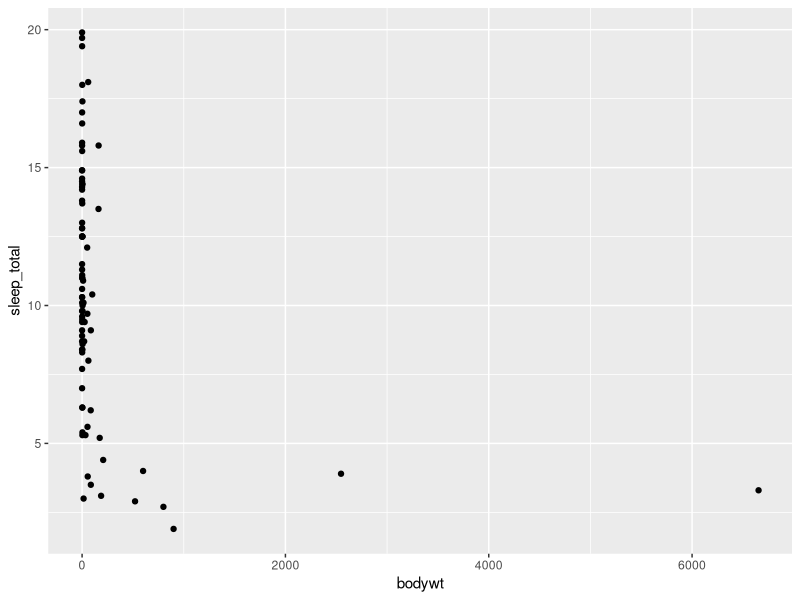
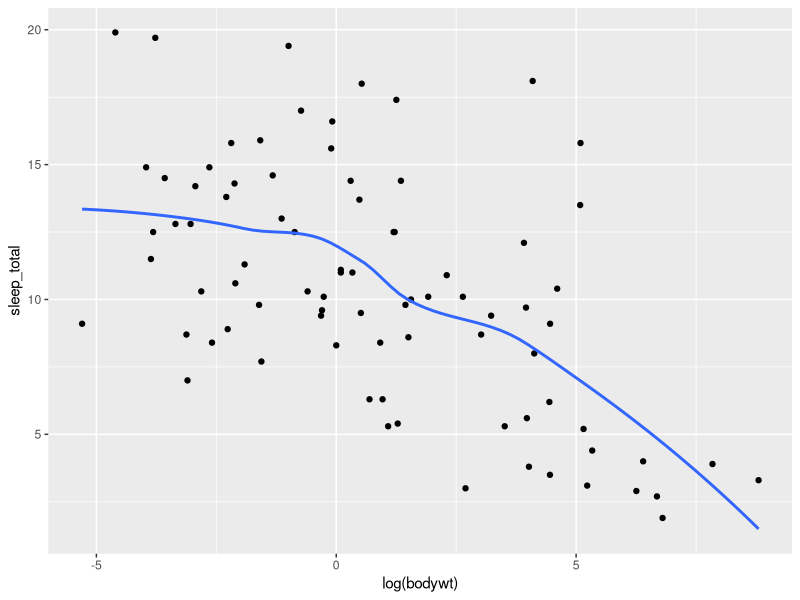
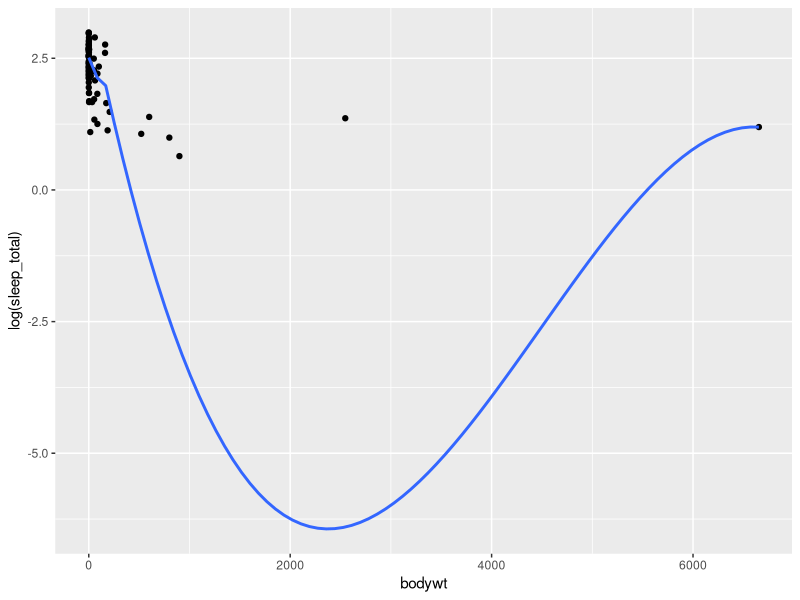
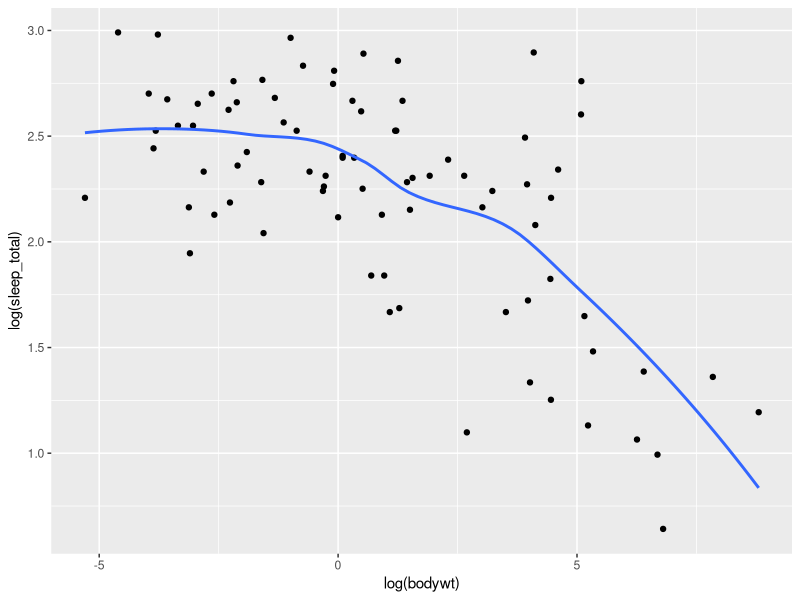
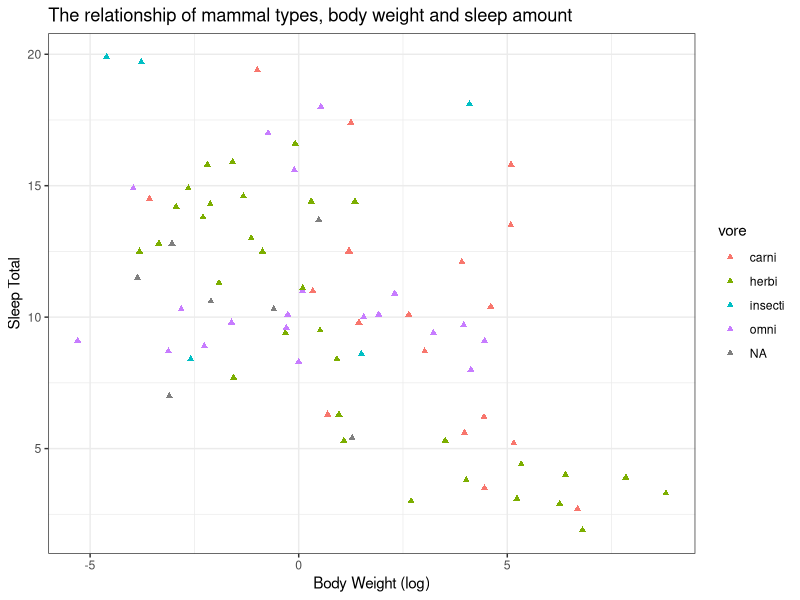
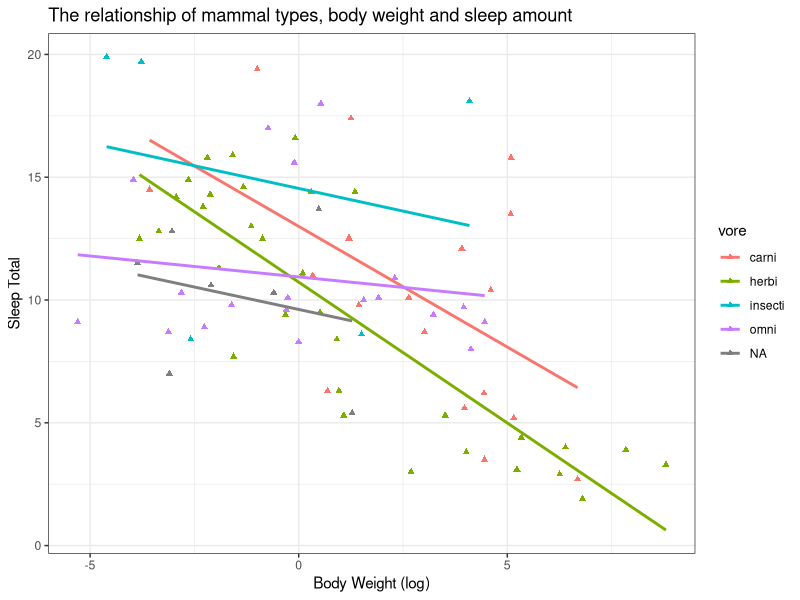
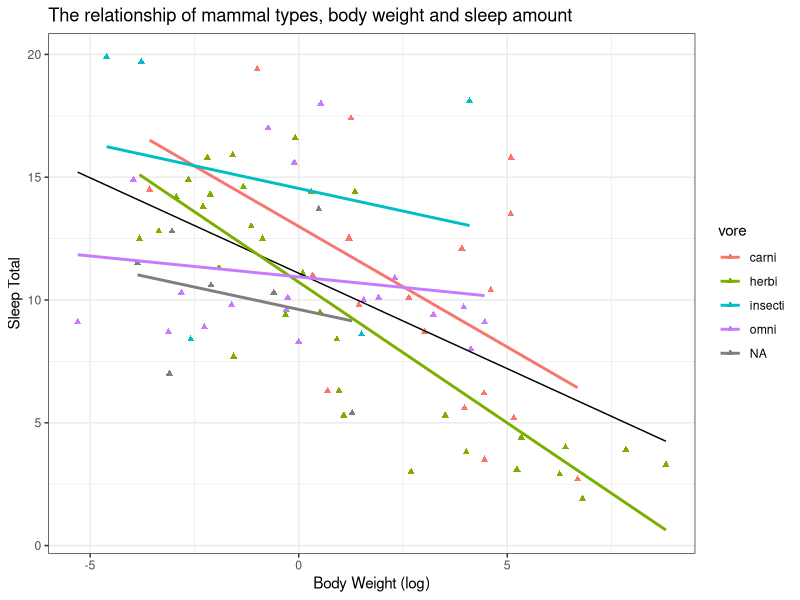
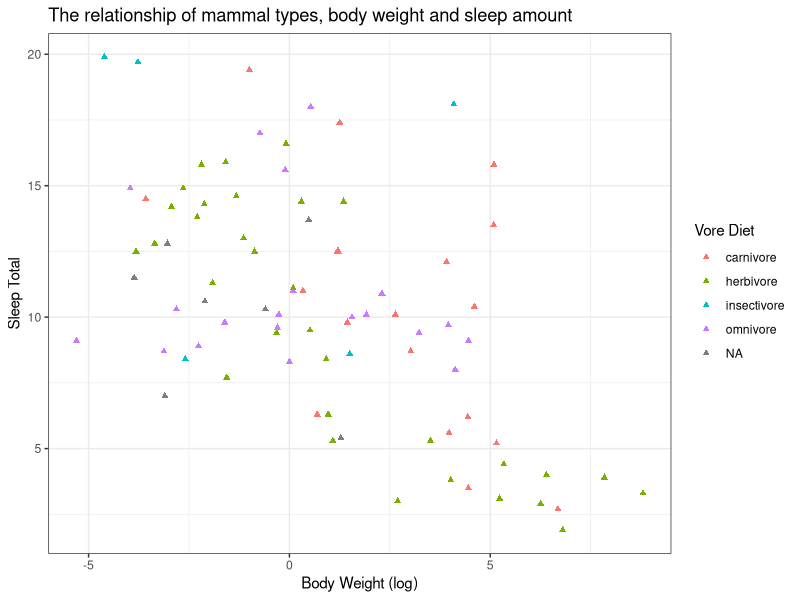

R code for these plots, in order:
## ---- chunk 1
library(ggplot2)
suppressMessages(library(dplyr))
library(lattice)
data("msleep")
head(msleep)
## ---- chunk 2
# 83 mammals in the data frame, 11 variables.
total_mammals <- matrix(msleep, nrow = 1, ncol = 1)
total_mammals
nrow(msleep)
ncol(msleep)

## ---- chunk 3
ggplot(data = msleep, mapping = aes(x = bodywt, y = sleep_total))+
  geom_point()
## ---- chunk 4
# Log(x)
ggplot(data = msleep, mapping = aes(x = log(bodywt), y = sleep_total))+
  geom_point() +
  geom_smooth (se=FALSE)

## ---- chunk 5
# Log(y)
ggplot(data = msleep, mapping = aes(x = bodywt, y = log(sleep_total)))+
  geom_point() +
  geom_smooth (se=FALSE)

## ---- chunk 6
# Log(x) and Log(y)
ggplot(data = msleep, mapping = aes(x = log(bodywt), y = log(sleep_total)))+
  geom_point() +
  geom_smooth (se=FALSE)
## ---- chunk 7
ggplot(data = msleep, mapping = aes(x = log(bodywt), y = sleep_total, color = vore))+
  geom_point(shape = "triangle") +
  ggtitle("The relationship of mammal types, body weight and sleep amount ") +
  theme_bw()+
  xlab("Body Weight (log)") +
  ylab("Sleep Total")
## ---- chunk 8
ggplot(data = msleep, mapping = aes(x = log(bodywt), y = sleep_total, color = vore))+
  geom_point(shape = "triangle") +
  ggtitle("The relationship of mammal types, body weight and sleep amount ") +
  theme_bw() +
   xlab("Body Weight (log)") +
  ylab("Sleep Total") +
  geom_smooth(se = FALSE, method = lm )

## ---- chunk 9
ggplot(data = msleep, mapping = aes(x = log(bodywt), y = sleep_total, color = vore))+
  geom_point(shape = "triangle") +
  ggtitle("The relationship of mammal types, body weight and sleep amount ") +
  theme_bw() +
  xlab("Body Weight (log)") +
  ylab("Sleep Total") +
  geom_smooth(method = lm, size = 0.5, colour = "black", se = FALSE) +
  geom_smooth(se = FALSE, method = lm)

## ---- chunk 10
ggplot(data = msleep, mapping = aes(x = log(bodywt), y = sleep_total, color = vore))+
  geom_point(alpha = 10, shape = "triangle") +
  ggtitle("The relationship of mammal types, body weight and sleep amount ") +
  theme_bw() +
  scale_color_discrete(name = "Vore Diet ", labels = c("carnivore",
"herbivore", "insectivore", "omnivore")) +
  xlab("Body Weight (log)") +
  ylab("Sleep Total")
## ---- chunk 11
library(ggthemes)
ggplot(data = msleep, aes(x = vore , y = sleep_total, fill = vore))+
  ggtitle("The Diet of Mammals & Sleep Total") +
  xlab("Vore Diet") +
  ylab("Sleep Total") +
  geom_boxplot(outlier.shape = 17) +
   theme_bw() +
  scale_y_log10() +
  scale_fill_colorblind() +
 guides(fill = F)
## ---- chunk 12
ggplot(msleep, aes(x = bodywt, y = sleep_total)) + 
  geom_point() +
  facet_wrap(~vore) +
  scale_x_log10() +
  scale_y_log10() +
 geom_smooth (se=FALSE, method = lm) +
xlab("Body Weight") +
ylab("Sleep Total")

